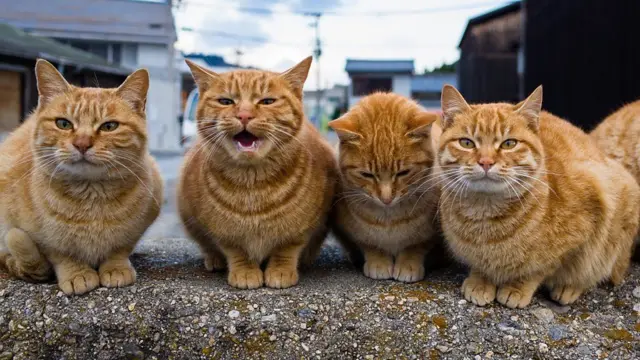
#> input picture images/cat1.jpg, 640 x 360 px, found by its file name
$ python '블러링3.py'
#> lines starting #> are read from the running program, lines starting #| are printed output that depends on the picture; after the words box and inside, x2 and y2 are one past the last pixel; in counts of white or black regions, pixels touching at a corner belong together
import cv2
import numpy as np

# --- 1. 이미지 로드 및 전처리 ---

# 가상의 이미지 (예: 흰색 배경에 검은색 사각형)를 생성합니다.
# 실제 파일 사용 시: img_original = cv2.imread('your_image_path.jpg')
img_original = np.zeros((400, 600, 3), dtype=np.uint8)
img_original[:] = (255, 255, 255) # 흰색 배경
cv2.rectangle(img_original, (100, 100), (500, 300), (50, 50, 50), -1) # 중앙에 어두운 사각형
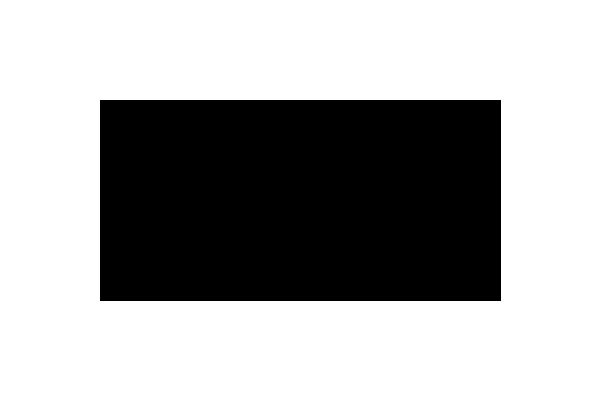
#> img_original: shape (400, 600, 3); values 50 (black) and 255 (white), 66.4% white; 1 black region, box (x1, y1, x2, y2) and area: (100, 100, 501, 301) 80601


image_path = './images/cat1.jpg'
img_original = cv2.imread(image_path)
#> img_original is the input picture: shape (360, 640, 3); mean B, G, R 92.2, 106.4, 122.1

# 이미지가 제대로 로드되었는지 확인
if img_original is None:
    print(f"오류: '{image_path}' 이미지를 로드할 수 없습니다.")
    print("이미지 파일이 존재하는지, 경로가 올바른지 확인해주세요.")
    exit()

# 엣지 검출을 위해 BGR 이미지를 회색조(Grayscale)로 변환
img_gray = cv2.cvtColor(img_original, cv2.COLOR_BGR2GRAY)
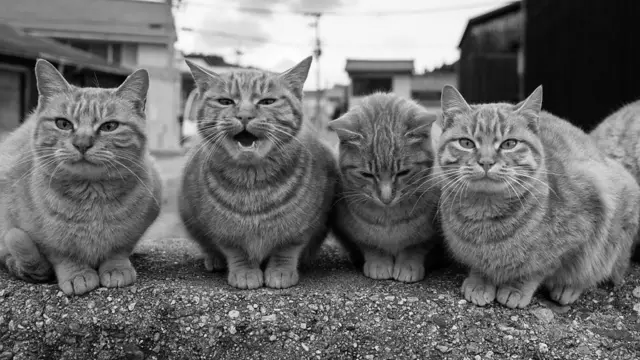
#> img_gray: shape (360, 640); min 0, max 255, mean 109.5


# --- 2. 블러링 적용 (가우시안 블러 사용) ---

# 3x3 가우시안 커널을 사용하여 이미지를 부드럽게 만듭니다.
# 노이즈를 감소시켜 Canny가 더 깨끗한 엣지를 잡도록 준비합니다.
# (커널 크기가 클수록 더 많이 흐려집니다. 여기서는 (3, 3)을 사용)
img_blurred = cv2.GaussianBlur(img_gray, (3, 3), 0)


# --- 3. 엣지 검출 및 결과 비교 ---

# 3-1. 블러링 적용 X: 원본 회색조 이미지에 Canny 적용
# 노이즈가 있다면 그대로 엣지로 검출될 가능성이 높습니다.
canny_original = cv2.Canny(img_gray, 50, 150)
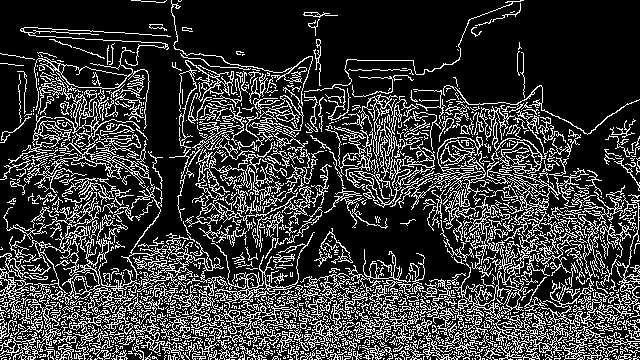
#> canny_original: shape (360, 640); 22.3% white in thin lines or dots

# 3-2. 블러링 적용 O: 블러 처리된 이미지에 Canny 적용 (권장되는 방법)
# 노이즈가 제거되어 더 깨끗하고 명확한 엣지만 남습니다.
canny_blurred = cv2.Canny(img_blurred, 50, 150)
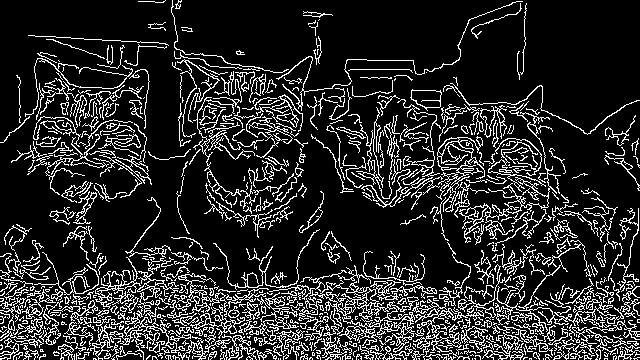
#> canny_blurred: shape (360, 640); 16.3% white in thin lines or dots


# --- 4. 결과 출력 ---

# 비교를 위해 이미지를 수직으로 합칩니다.
# 두 결과는 모두 단일 채널(흑백) 이미지이므로, np.hstack을 사용하기 위해 차원을 맞춰줄 필요는 없습니다.

# 원본, 블러, Canny-원본, Canny-블러 순으로 한 창에 표시
img_combined_top = np.hstack([img_gray, img_blurred])
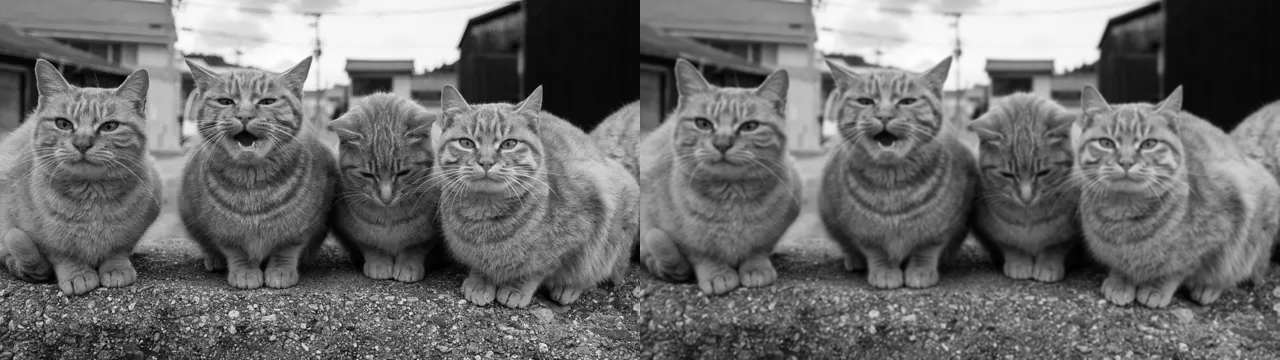
#> img_combined_top: shape (360, 1280); min 0, max 255, mean 109.5
img_combined_bottom = np.hstack([canny_original, canny_blurred])
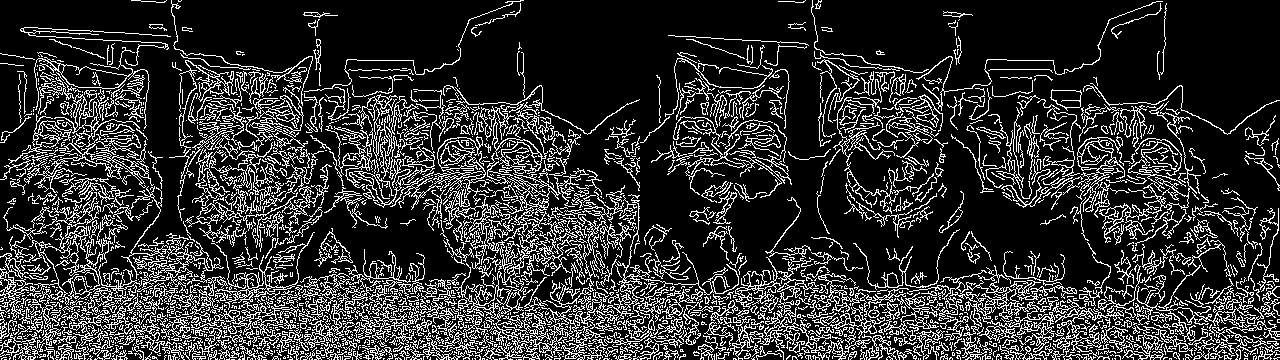
#> img_combined_bottom: shape (360, 1280); 19.3% white in thin lines or dots
img_combined = np.vstack([img_combined_top, img_combined_bottom])

# 텍스트를 추가하여 각 결과가 무엇인지 표시합니다 (OpenCV 기본 텍스트 사용).
cv2.putText(img_combined, "1. Original Grayscale", (20, 30), cv2.FONT_HERSHEY_SIMPLEX, 0.7, (0, 0, 0), 2)
cv2.putText(img_combined, "2. Gaussian Blurred", (620, 30), cv2.FONT_HERSHEY_SIMPLEX, 0.7, (0, 0, 0), 2)
cv2.putText(img_combined, "3. Canny on Original (Noisy)", (20, 430), cv2.FONT_HERSHEY_SIMPLEX, 0.7, (0, 0, 0), 2)
#> img_combined: shape (720, 1280); min 0, max 255, mean 78.8
cv2.putText(img_combined, "4. Canny on Blurred (Clean)", (620, 430), cv2.FONT_HERSHEY_SIMPLEX, 0.7, (0, 0, 0), 2)
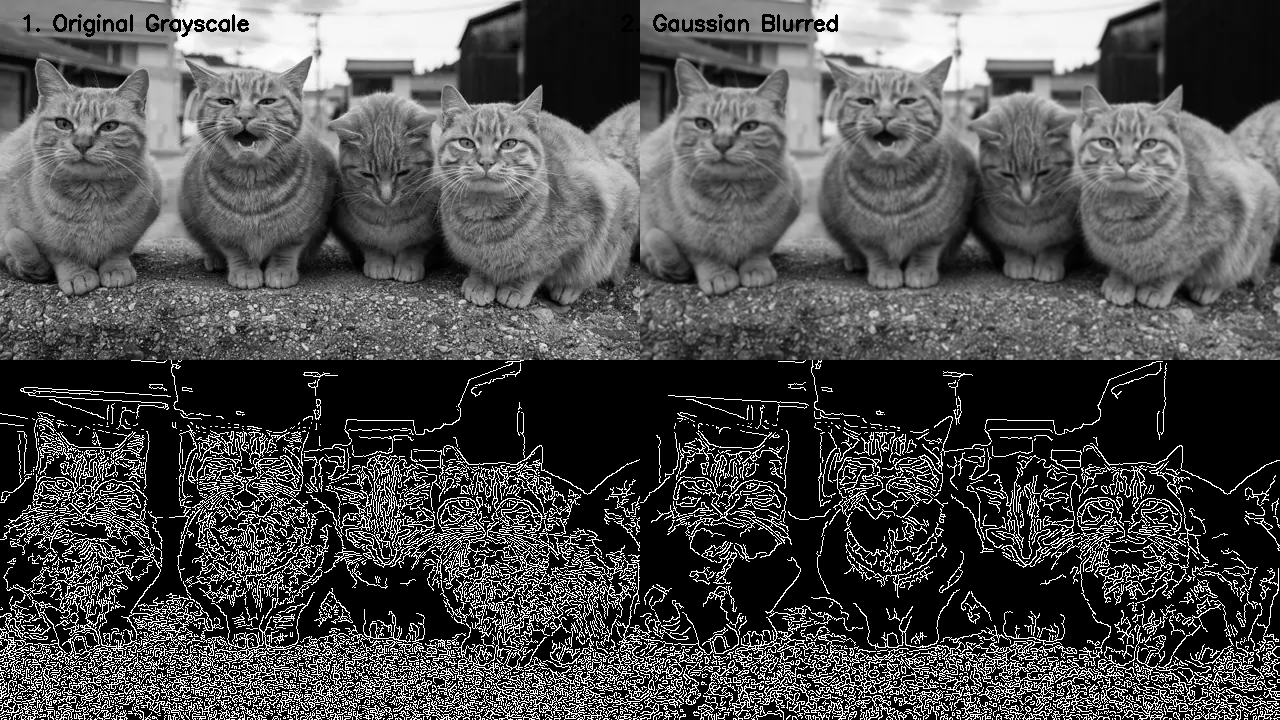
#> img_combined: shape (720, 1280); min 0, max 255, mean 78.7


cv2.imshow("Blurring Before Edge Detection Comparison", img_combined)
cv2.waitKey(0)
cv2.destroyAllWindows()

$ run again, with images/cat2.jpg copied over images/cat1.jpg
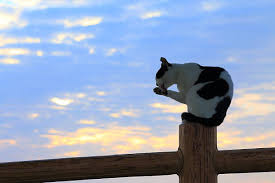
#> input picture images/cat2.jpg, 275 x 183 px, found by its file name
#> img_original: shape (400, 600, 3); values 50 (black) and 255 (white), 66.4% white; 1 black region, box (x1, y1, x2, y2) and area: (100, 100, 501, 301) 80601
#> img_original is the input picture: shape (183, 275, 3); mean B, G, R 186, 161.4, 147.5
#> `canny_original = cv2.Canny(img_gray, 50, 150)`:
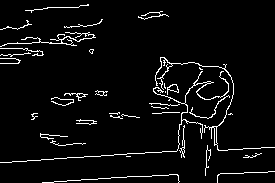
#> canny_original: shape (183, 275); 4.7% white in thin lines or dots
#> canny_blurred: shape (183, 275); 2.7% white in thin lines or dots
#> img_combined_bottom: shape (183, 550); 3.7% white in thin lines or dots
#> `cv2.putText(img_combined, "1. Original Grayscale", (20, 30), cv2.FONT_..`:
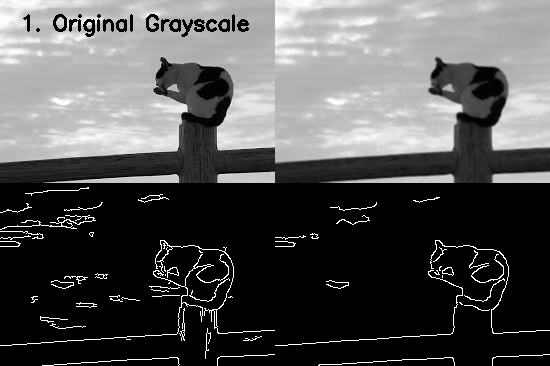
#> img_combined: shape (366, 550); min 0, max 255, mean 83.4

$ run again, with images/cat3.jpg copied over images/cat1.jpg
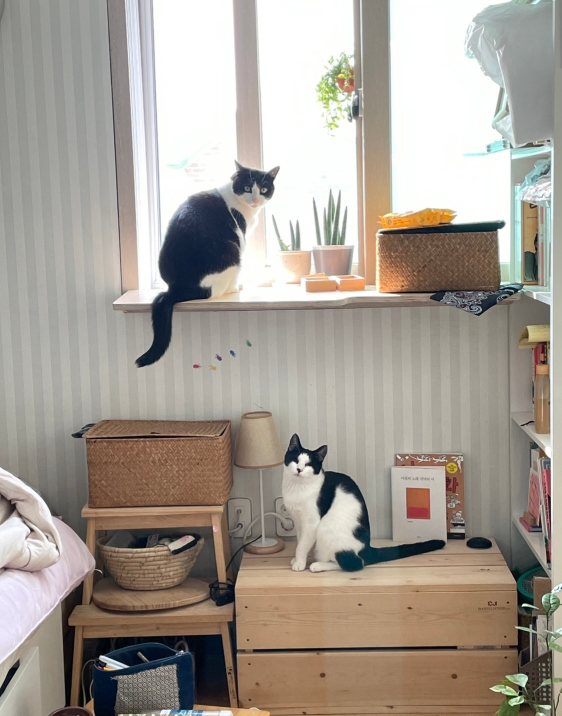
#> input picture images/cat3.jpg, 1124 x 1432 px, found by its file name (shown at 1/2 size)
#> img_original: shape (400, 600, 3); values 50 (black) and 255 (white), 66.4% white; 1 black region, box (x1, y1, x2, y2) and area: (100, 100, 501, 301) 80601
#> img_original is the input picture: shape (1432, 1124, 3); mean B, G, R 148, 157.2, 165.1
#> `canny_original = cv2.Canny(img_gray, 50, 150)`:
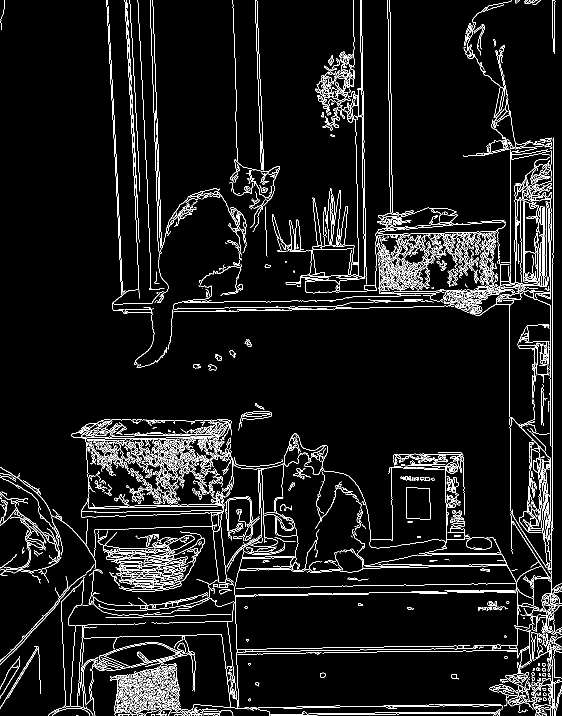
#> canny_original: shape (1432, 1124) (shown at 1/2 size); 6.3% white in thin lines or dots
#> canny_blurred: shape (1432, 1124); 4.7% white in thin lines or dots
#> img_combined_bottom: shape (1432, 2248); 5.5% white in thin lines or dots
#> `cv2.putText(img_combined, "3. Canny on Original (Noisy)", (20, 430), c..`:
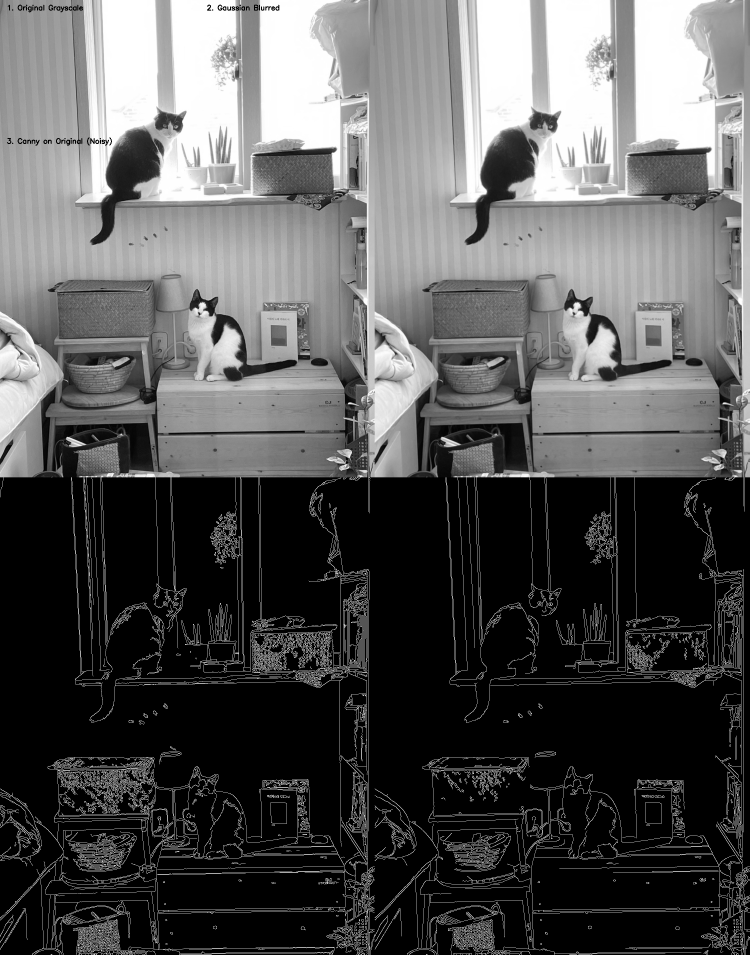
#> img_combined: shape (2864, 2248) (shown at 1/3 size); min 0, max 255, mean 86.1

$ run again, with images/Ham.jpg copied over images/cat1.jpg
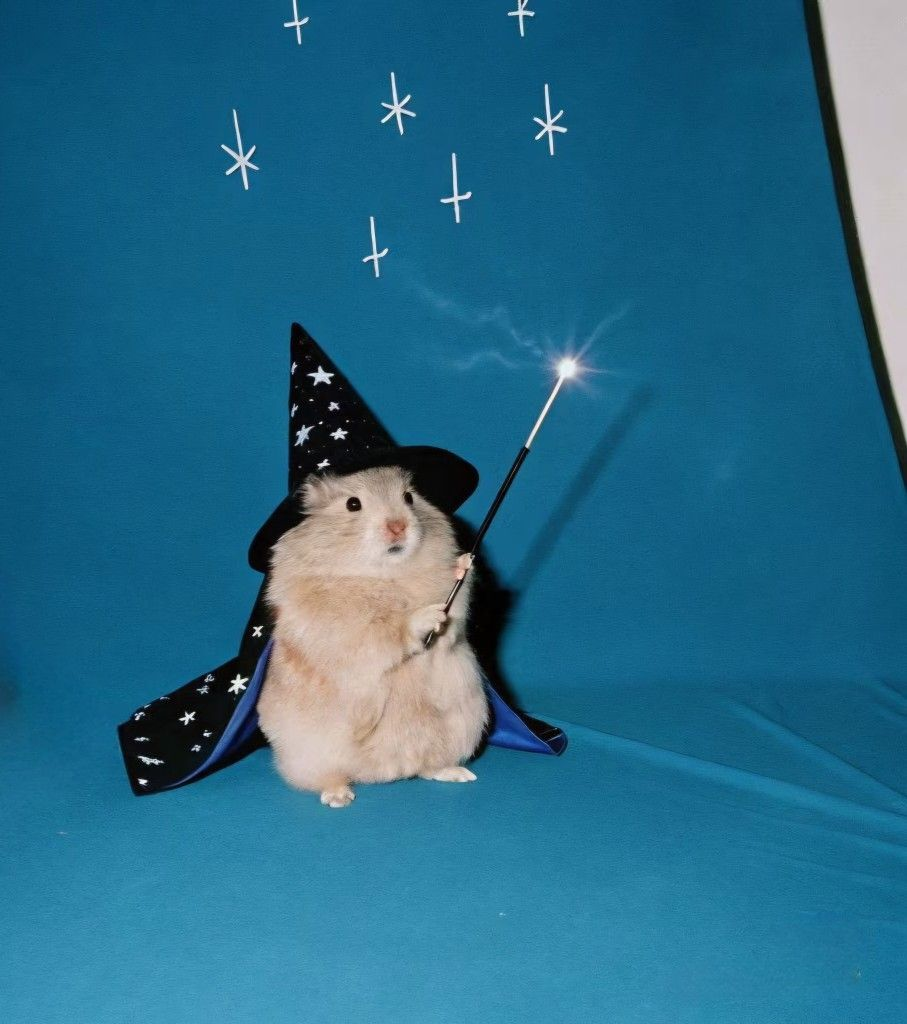
#> input picture images/Ham.jpg, 907 x 1024 px, found by its file name
#> img_original: shape (400, 600, 3); values 50 (black) and 255 (white), 66.4% white; 1 black region, box (x1, y1, x2, y2) and area: (100, 100, 501, 301) 80601
#> img_original is the input picture: shape (1024, 907, 3); mean B, G, R 135.6, 105.9, 38.3
#> canny_original: shape (1024, 907); 1.4% white in thin lines or dots, all inside (x1, y1, x2, y2) = (60, 0, 907, 978)
#> canny_blurred: shape (1024, 907); 1% white in thin lines or dots, all inside (x1, y1, x2, y2) = (117, 0, 907, 916)
#> img_combined_bottom: shape (1024, 1814); 1.2% white in thin lines or dots
#> `cv2.putText(img_combined, "4. Canny on Blurred (Clean)", (620, 430), c..`:
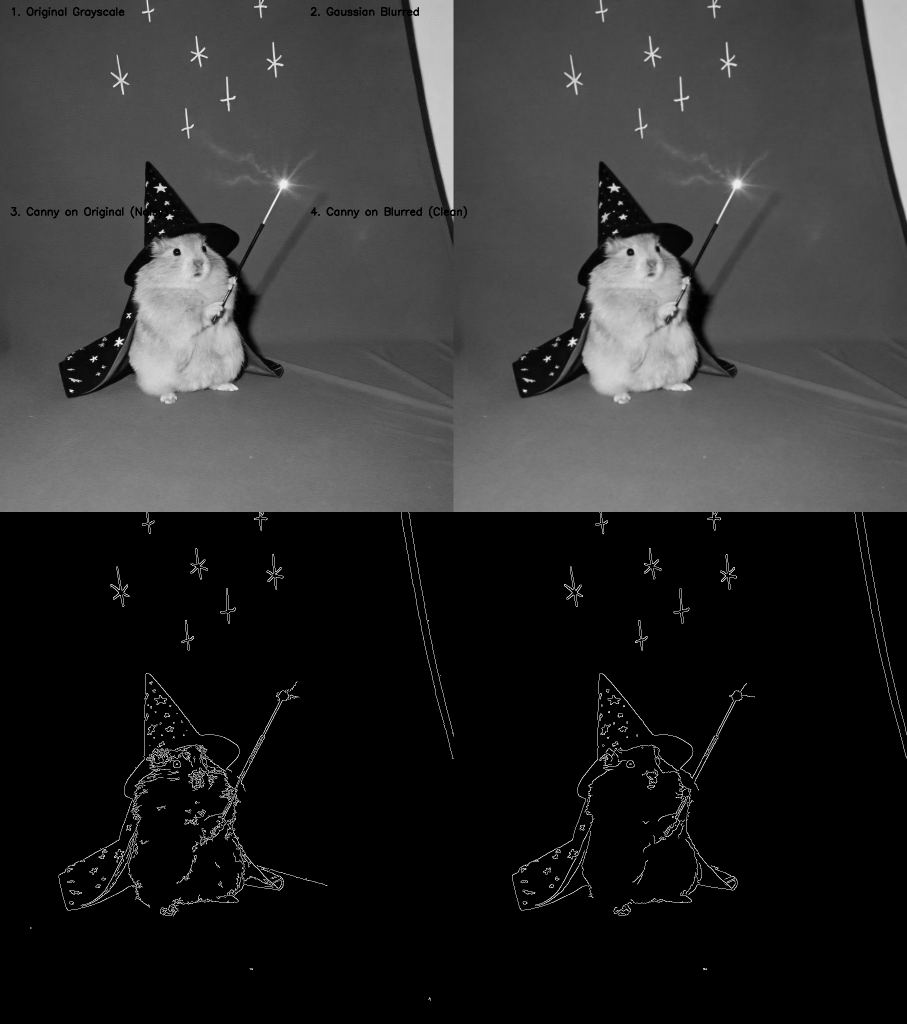
#> img_combined: shape (2048, 1814) (shown at 1/2 size); min 0, max 255, mean 45.9
